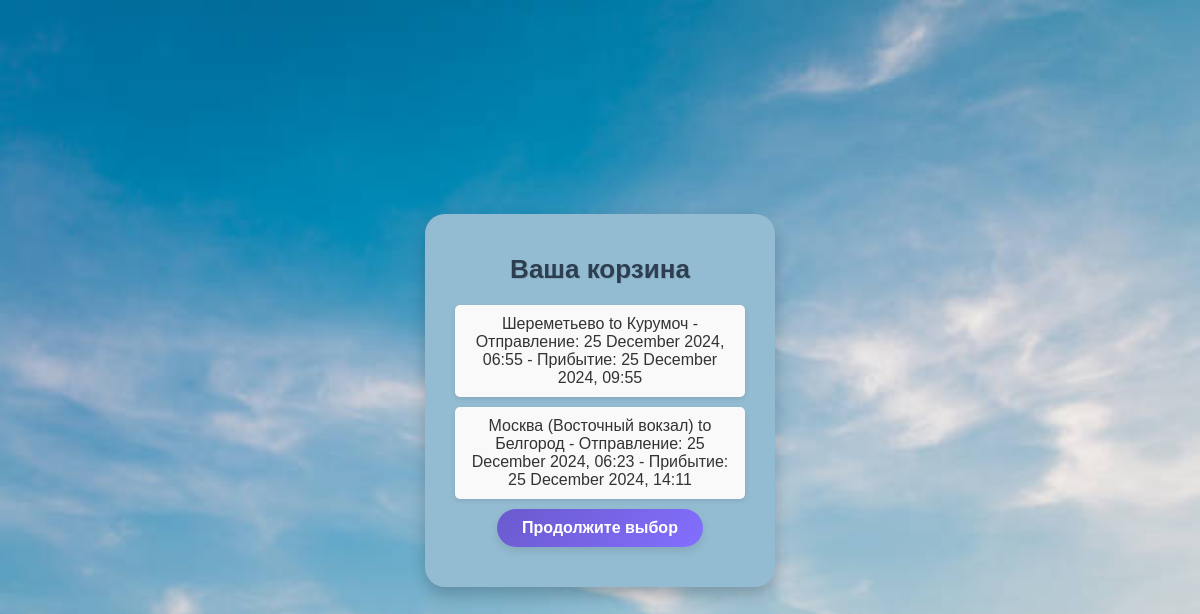
Page /search/cart (signed in) on the committed database.
### src/models.py (models this page shows, shortened)
class TFlight(Base):
    __tablename__ = "t_flights"
    flight_id = Column(Integer, primary_key=True, index=True)
    origin_city_code = Column(String, ForeignKey("t_cities.yandex_code"))
    destination_city_code = Column(String, ForeignKey("t_cities.yandex_code"))
    origin_city_name = Column(String)
    destination_city_name = Column(String)
    departure_time = Column(DateTime)
    arrival_time = Column(DateTime)
    transport_type = Column(String)
    price = Column(Float)
    company = Column(String)

### main.py (the view)
@app.get("/search/cart", response_class=HTMLResponse)
async def cart(request: Request):
    user = session.query(User).filter_by(name=request.session.get("name"), email=request.session.get("email")).first()
    cart_items = session.query(TCart).filter_by(user_id=user.id).all()
    flights = []
    for cart_item in cart_items:
        flight = session.query(TFlight).filter_by(flight_id=cart_item.flight_id).first()
        if flight:
            flights.append(flight)
    return templates.TemplateResponse("cart.html", {
        "request": request,
        "cart": flights,
        "format_datetime": format_datetime
    })

### templates/cart.html (shortened to what this page needs)
<!DOCTYPE html>
<html lang="en">
<head>
    <link rel="stylesheet" href="/static/style/style.css">
</head>
<body>
    <div class="container">
        <h1>Ваша корзина</h1>
        <div id="cart-items">
            {% if cart %}
                <ul>
                    {% for flight in cart %}
                        <li class="cart-item">
                            {% if flight.origin_city_name %}
                                {{ flight.origin_city_name }}
                            {% endif %}
                            to
                            {% if flight.destination_city_name %}
                                {{ flight.destination_city_name }}
                            {% endif %}
                            {% if flight.departure_time %}
                                - Отправление: {{ flight.departure_time.strftime('%d %B %Y, %H:%M') }}
                            {% endif %}
                            {% if flight.arrival_time %}
                                - Прибытие: {{ flight.arrival_time.strftime('%d %B %Y, %H:%M') }}
                            {% endif %}
                        </li>
                    {% endfor %}
                </ul>
            {% else %}
                <p>Разум чист, корзина пуста</p>
            {% endif %}
        </div>
        <div class="actions">
            <a href="/search" class="button">Продолжите выбор</a>
        </div>
    </div>
</body>
</html>

### static/style/style.css (style rules this page uses)
body { margin: 0; padding: 0; display: flex; justify-content: center; align-items: center; height: 100vh; background: url('/static/style/nebo.jpg') no-repeat center center; background-size: cover; font-family: 'Roboto', Arial, sans-serif; }
.container { text-align: center; background-color: #93bcd2; padding: 40px 30px; border-radius: 20px; box-shadow: 0 8px 16px rgba(0, 0, 0, 0.2); width: 350px; max-width: 90%; }
h1 { margin: 0; font-size: 26px; color: #2c3e50; font-weight: 700; margin-bottom: 20px; text-shadow: 1px 1px rgba(0, 0, 0, 0.1); }
.actions { display: flex; justify-content: center; gap: 10px; }
.button { padding: 10px 25px; font-size: 16px; font-weight: 600; border: none; border-radius: 30px; cursor: pointer; text-decoration: none; transition: all 0.3s; box-shadow: 0 4px 8px rgba(0, 0, 0, 0.1); color: white; }
.button:nth-child(1) { background: linear-gradient(135deg, #6a5acd, #836fff); }
* { box-sizing: border-box; margin: 0; padding: 0; }
body { font-family: Arial, sans-serif; background-color: #f4f4f4; color: #333; }
#cart-items ul { list-style: none; padding: 0; }
.cart-item { background: #f9f9f9; padding: 10px; margin-bottom: 10px; border-radius: 5px; box-shadow: 0 2px 5px rgba(0, 0, 0, 0.1); }

### rows in the picture
TFlight: origin_city_name "Шереметьево", destination_city_name "Курумоч", departure_time "25 December 2024, 06:55", arrival_time "25 December 2024, 09:55"
TFlight: origin_city_name "Москва (Восточный вокзал)", destination_city_name "Белгород", departure_time "25 December 2024, 06:23", arrival_time "25 December 2024, 14:11"
